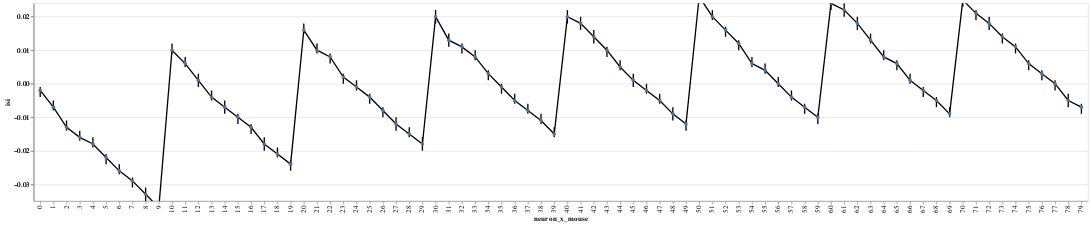

Notebook cell for this chart:
### Code cell
window.plot(x='neuron_x_mouse')

### Figure 1 — Vega-Lite specification as saved in the notebook (floating-point values rounded to 4 significant figures)
{"config": {"view": {"continuousWidth": 400, "continuousHeight": 300}}, "layer": [{"mark": {"type": "rule", "clip": true, "size": 2}, "encoding": {"x": {"type": "ordinal", "field": "neuron_x_mouse"}, "y": {"type": "quantitative", "axis": {"orient": "left", "title": ""}, "field": "lower interval", "scale": {"domain": [-0.035, 0.024], "zero": true}}, "y2": {"field": "higher interval"}}}, {"mark": {"type": "line", "clip": true, "color": "black", "fill": null, "point": true}, "encoding": {"x": {"type": "ordinal", "field": "neuron_x_mouse"}, "y": {"type": "quantitative", "axis": {"orient": "left"}, "field": "center interval", "scale": {"domain": [-0.035, 0.024], "zero": true}, "title": "isi"}}}], "data": {"name": "data-5d0bf1cc51d55ecde3711860d7b110fd"}, "resolve": {"scale": {"y": "independent"}}, "$schema": "https://vega.github.io/schema/vega-lite/v4.8.1.json", "datasets": {"data-5d0bf1cc51d55ecde3711860d7b110fd": [{"neuron_x_mouse": 0, "center interval": -0.002, "Std.Err.": 0.001, "z": -2.72, "p": 0.007, "higher interval": -0.004, "lower interval": -0.001}, {"neuron_x_mouse": 1, "center interval": -0.007, "Std.Err.": 0.001, "z": -7.869, "p": 0.0, "higher interval": -0.008, "lower interval": -0.005}, {"neuron_x_mouse": 2, "center interval": -0.013, "Std.Err.": 0.001, "z": -15.22, "p": 0.0, "higher interval": -0.014, "lower interval": -0.011}, {"neuron_x_mouse": 3, "center interval": -0.016, "Std.Err.": 0.001, "z": -18.78, "p": 0.0, "higher interval": -0.017, "lower interval": -0.014}, {"neuron_x_mouse": 4, "center interval": -0.018, "Std.Err.": 0.001, "z": -21.55, "p": 0.0, "higher interval": -0.019, "lower interval": -0.016}, {"neuron_x_mouse": 5, "center interval": -0.022, "Std.Err.": 0.001, "z": -27.11, "p": 0.0, "higher interval": -0.024, "lower interval": -0.021}, {"neuron_x_mouse": 6, "center interval": -0.026, "Std.Err.": 0.001, "z": -31.27, "p": 0.0, "higher interval": -0.027, "lower interval": -0.024}, {"neuron_x_mouse": 7, "center interval": -0.029, "Std.Err.": 0.001, "z": -35.48, "p": 0.0, "higher interval": -0.031, "lower interval": -0.028}, {"neuron_x_mouse": 8, "center interval": -0.033, "Std.Err.": 0.001, "z": -39.97, "p": 0.0, "higher interval": -0.035, "lower interval": -0.031}, {"neuron_x_mouse": 9, "center interval": -0.037, "Std.Err.": 0.001, "z": -44.4, "p": 0.0, "higher interval": -0.038, "lower interval": -0.035}, {"neuron_x_mouse": 10, "center interval": 0.01, "Std.Err.": 0.001, "z": 12.29, "p": 0.0, "higher interval": 0.009, "lower interval": 0.012}, {"neuron_x_mouse": 11, "center interval": 0.006, "Std.Err.": 0.001, "z": 7.481, "p": 0.0, "higher interval": 0.005, "lower interval": 0.008}, {"neuron_x_mouse": 12, "center interval": 0.001, "Std.Err.": 0.001, "z": 1.231, "p": 0.218, "higher interval": -0.001, "lower interval": 0.003}, {"neuron_x_mouse": 13, "center interval": -0.004, "Std.Err.": 0.001, "z": -4.276, "p": 0.0, "higher interval": -0.005, "lower interval": -0.002}, {"neuron_x_mouse": 14, "center interval": -0.007, "Std.Err.": 0.001, "z": -8.423, "p": 0.0, "higher interval": -0.009, "lower interval": -0.005}, {"neuron_x_mouse": 15, "center interval": -0.01, "Std.Err.": 0.001, "z": -12.45, "p": 0.0, "higher interval": -0.012, "lower interval": -0.009}, {"neuron_x_mouse": 16, "center interval": -0.013, "Std.Err.": 0.001, "z": -15.99, "p": 0.0, "higher interval": -0.015, "lower interval": -0.012}, {"neuron_x_mouse": 17, "center interval": -0.018, "Std.Err.": 0.001, "z": -21.84, "p": 0.0, "higher interval": -0.02, "lower interval": -0.016}, {"neuron_x_mouse": 18, "center interval": -0.021, "Std.Err.": 0.001, "z": -25.06, "p": 0.0, "higher interval": -0.022, "lower interval": -0.019}, {"neuron_x_mouse": 19, "center interval": -0.024, "Std.Err.": 0.001, "z": -29.49, "p": 0.0, "higher interval": -0.026, "lower interval": -0.023}, {"neuron_x_mouse": 20, "center interval": 0.016, "Std.Err.": 0.001, "z": 19.88, "p": 0.0, "higher interval": 0.015, "lower interval": 0.018}, {"neuron_x_mouse": 21, "center interval": 0.01, "Std.Err.": 0.001, "z": 12.64, "p": 0.0, "higher interval": 0.009, "lower interval": 0.012}, {"neuron_x_mouse": 22, "center interval": 0.008, "Std.Err.": 0.001, "z": 9.327, "p": 0.0, "higher interval": 0.006, "lower interval": 0.009}, {"neuron_x_mouse": 23, "center interval": 0.002, "Std.Err.": 0.001, "z": 1.901, "p": 0.057, "higher interval": -0.0, "lower interval": 0.003}, {"neuron_x_mouse": 24, "center interval": -0.001, "Std.Err.": 0.001, "z": -0.68, "p": 0.496, "higher interval": -0.002, "lower interval": 0.001}, {"neuron_x_mouse": 25, "center interval": -0.004, "Std.Err.": 0.001, "z": -5.275, "p": 0.0, "higher interval": -0.006, "lower interval": -0.003}, {"neuron_x_mouse": 26, "center interval": -0.008, "Std.Err.": 0.001, "z": -10.17, "p": 0.0, "higher interval": -0.01, "lower interval": -0.007}, {"neuron_x_mouse": 27, "center interval": -0.012, "Std.Err.": 0.001, "z": -14.51, "p": 0.0, "higher interval": -0.014, "lower interval": -0.01}, {"neuron_x_mouse": 28, "center interval": -0.015, "Std.Err.": 0.001, "z": -17.62, "p": 0.0, "higher interval": -0.016, "lower interval": -0.013}, {"neuron_x_mouse": 29, "center interval": -0.018, "Std.Err.": 0.001, "z": -21.83, "p": 0.0, "higher interval": -0.02, "lower interval": -0.016}, {"neuron_x_mouse": 30, "center interval": 0.02, "Std.Err.": 0.001, "z": 24.06, "p": 0.0, "higher interval": 0.018, "lower interval": 0.022}, {"neuron_x_mouse": 31, "center interval": 0.013, "Std.Err.": 0.001, "z": 15.77, "p": 0.0, "higher interval": 0.011, "lower interval": 0.015}, {"neuron_x_mouse": 32, "center interval": 0.011, "Std.Err.": 0.001, "z": 12.7, "p": 0.0, "higher interval": 0.009, "lower interval": 0.012}, {"neuron_x_mouse": 33, "center interval": 0.008, "Std.Err.": 0.001, "z": 10.24, "p": 0.0, "higher interval": 0.007, "lower interval": 0.01}, {"neuron_x_mouse": 34, "center interval": 0.003, "Std.Err.": 0.001, "z": 3.033, "p": 0.002, "higher interval": 0.001, "lower interval": 0.004}, {"neuron_x_mouse": 35, "center interval": -0.001, "Std.Err.": 0.001, "z": -1.574, "p": 0.115, "higher interval": -0.003, "lower interval": 0.0}, {"neuron_x_mouse": 36, "center interval": -0.005, "Std.Err.": 0.001, "z": -5.46, "p": 0.0, "higher interval": -0.006, "lower interval": -0.003}, {"neuron_x_mouse": 37, "center interval": -0.008, "Std.Err.": 0.001, "z": -9.512, "p": 0.0, "higher interval": -0.009, "lower interval": -0.006}, {"neuron_x_mouse": 38, "center interval": -0.011, "Std.Err.": 0.001, "z": -13.08, "p": 0.0, "higher interval": -0.012, "lower interval": -0.009}, {"neuron_x_mouse": 39, "center interval": -0.015, "Std.Err.": 0.001, "z": -17.99, "p": 0.0, "higher interval": -0.016, "lower interval": -0.013}, {"neuron_x_mouse": 40, "center interval": 0.02, "Std.Err.": 0.001, "z": 24.32, "p": 0.0, "higher interval": 0.018, "lower interval": 0.022}, {"neuron_x_mouse": 41, "center interval": 0.018, "Std.Err.": 0.001, "z": 21.7, "p": 0.0, "higher interval": 0.016, "lower interval": 0.02}, {"neuron_x_mouse": 42, "center interval": 0.014, "Std.Err.": 0.001, "z": 16.85, "p": 0.0, "higher interval": 0.012, "lower interval": 0.016}, {"neuron_x_mouse": 43, "center interval": 0.01, "Std.Err.": 0.001, "z": 11.66, "p": 0.0, "higher interval": 0.008, "lower interval": 0.011}, {"neuron_x_mouse": 44, "center interval": 0.005, "Std.Err.": 0.001, "z": 6.219, "p": 0.0, "higher interval": 0.004, "lower interval": 0.007}, {"neuron_x_mouse": 45, "center interval": 0.001, "Std.Err.": 0.001, "z": 1.241, "p": 0.215, "higher interval": -0.001, "lower interval": 0.003}, {"neuron_x_mouse": 46, "center interval": -0.002, "Std.Err.": 0.001, "z": -2.019, "p": 0.044, "higher interval": -0.003, "lower interval": -0.0}, {"neuron_x_mouse": 47, "center interval": -0.005, "Std.Err.": 0.001, "z": -5.728, "p": 0.0, "higher interval": -0.006, "lower interval": -0.003}, {"neuron_x_mouse": 48, "center interval": -0.009, "Std.Err.": 0.001, "z": -10.83, "p": 0.0, "higher interval": -0.011, "lower interval": -0.007}, {"neuron_x_mouse": 49, "center interval": -0.012, "Std.Err.": 0.001, "z": -14.7, "p": 0.0, "higher interval": -0.014, "lower interval": -0.011}, {"neuron_x_mouse": 50, "center interval": 0.026, "Std.Err.": 0.001, "z": 30.97, "p": 0.0, "higher interval": 0.024, "lower interval": 0.027}, {"neuron_x_mouse": 51, "center interval": 0.02, "Std.Err.": 0.001, "z": 24.73, "p": 0.0, "higher interval": 0.019, "lower interval": 0.022}, {"neuron_x_mouse": 52, "center interval": 0.016, "Std.Err.": 0.001, "z": 18.89, "p": 0.0, "higher interval": 0.014, "lower interval": 0.017}, {"neuron_x_mouse": 53, "center interval": 0.012, "Std.Err.": 0.001, "z": 13.96, "p": 0.0, "higher interval": 0.01, "lower interval": 0.013}, {"neuron_x_mouse": 54, "center interval": 0.006, "Std.Err.": 0.001, "z": 7.843, "p": 0.0, "higher interval": 0.005, "lower interval": 0.008}, {"neuron_x_mouse": 55, "center interval": 0.004, "Std.Err.": 0.001, "z": 5.105, "p": 0.0, "higher interval": 0.003, "lower interval": 0.006}, {"neuron_x_mouse": 56, "center interval": 0.0, "Std.Err.": 0.001, "z": 0.576, "p": 0.564, "higher interval": -0.001, "lower interval": 0.002}, {"neuron_x_mouse": 57, "center interval": -0.004, "Std.Err.": 0.001, "z": -4.616, "p": 0.0, "higher interval": -0.005, "lower interval": -0.002}, {"neuron_x_mouse": 58, "center interval": -0.007, "Std.Err.": 0.001, "z": -8.795, "p": 0.0, "higher interval": -0.009, "lower interval": -0.006}, {"neuron_x_mouse": 59, "center interval": -0.01, "Std.Err.": 0.001, "z": -12.68, "p": 0.0, "higher interval": -0.012, "lower interval": -0.009}, {"neuron_x_mouse": 60, "center interval": 0.024, "Std.Err.": 0.001, "z": 28.8, "p": 0.0, "higher interval": 0.022, "lower interval": 0.025}, {"neuron_x_mouse": 61, "center interval": 0.022, "Std.Err.": 0.001, "z": 26.49, "p": 0.0, "higher interval": 0.02, "lower interval": 0.024}, {"neuron_x_mouse": 62, "center interval": 0.018, "Std.Err.": 0.001, "z": 21.78, "p": 0.0, "higher interval": 0.016, "lower interval": 0.02}, {"neuron_x_mouse": 63, "center interval": 0.013, "Std.Err.": 0.001, "z": 16.02, "p": 0.0, "higher interval": 0.012, "lower interval": 0.015}, {"neuron_x_mouse": 64, "center interval": 0.008, "Std.Err.": 0.001, "z": 9.958, "p": 0.0, "higher interval": 0.007, "lower interval": 0.01}, {"neuron_x_mouse": 65, "center interval": 0.006, "Std.Err.": 0.001, "z": 6.899, "p": 0.0, "higher interval": 0.004, "lower interval": 0.007}, {"neuron_x_mouse": 66, "center interval": 0.001, "Std.Err.": 0.001, "z": 1.456, "p": 0.145, "higher interval": -0.0, "lower interval": 0.003}, {"neuron_x_mouse": 67, "center interval": -0.002, "Std.Err.": 0.001, "z": -2.585, "p": 0.01, "higher interval": -0.004, "lower interval": -0.001}, {"neuron_x_mouse": 68, "center interval": -0.005, "Std.Err.": 0.001, "z": -6.47, "p": 0.0, "higher interval": -0.007, "lower interval": -0.004}, {"neuron_x_mouse": 69, "center interval": -0.009, "Std.Err.": 0.001, "z": -10.4, "p": 0.0, "higher interval": -0.01, "lower interval": -0.007}, {"neuron_x_mouse": 70, "center interval": 0.025, "Std.Err.": 0.001, "z": 30.0, "p": 0.0, "higher interval": 0.023, "lower interval": 0.026}, {"neuron_x_mouse": 71, "center interval": 0.021, "Std.Err.": 0.001, "z": 24.93, "p": 0.0, "higher interval": 0.019, "lower interval": 0.022}, {"neuron_x_mouse": 72, "center interval": 0.018, "Std.Err.": 0.001, "z": 21.8, "p": 0.0, "higher interval": 0.016, "lower interval": 0.02}, {"neuron_x_mouse": 73, "center interval": 0.014, "Std.Err.": 0.001, "z": 16.53, "p": 0.0, "higher interval": 0.012, "lower interval": 0.015}, {"neuron_x_mouse": 74, "center interval": 0.011, "Std.Err.": 0.001, "z": 12.88, "p": 0.0, "higher interval": 0.009, "lower interval": 0.012}, {"neuron_x_mouse": 75, "center interval": 0.006, "Std.Err.": 0.001, "z": 6.986, "p": 0.0, "higher interval": 0.004, "lower interval": 0.007}, {"neuron_x_mouse": 76, "center interval": 0.003, "Std.Err.": 0.001, "z": 3.29, "p": 0.001, "higher interval": 0.001, "lower interval": 0.004}, {"neuron_x_mouse": 77, "center interval": -0.0, "Std.Err.": 0.001, "z": -0.593, "p": 0.553, "higher interval": -0.002, "lower interval": 0.001}, {"neuron_x_mouse": 78, "center interval": -0.005, "Std.Err.": 0.001, "z": -5.988, "p": 0.0, "higher interval": -0.007, "lower interval": -0.003}, {"neuron_x_mouse": 79, "center interval": -0.007, "Std.Err.": 0.001, "z": -8.63, "p": 0.0, "higher interval": -0.009, "lower interval": -0.006}]}}
